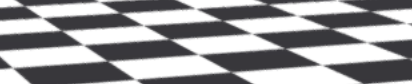
#> input picture tabish/samples/shutter_stock/c.png, 412 x 84 px, found by its file name
$ python vanishing_points.py
#> lines starting #> are read from the running program, lines starting #| are printed output that depends on the picture; after the words box and inside, x2 and y2 are one past the last pixel; in counts of white or black regions, pixels touching at a corner belong together; long printed decimals are rounded
import cv2
import numpy as np
import math
from sklearn.cluster import KMeans

def compute_vanishing_point(group):
    intersections = []
    for i in range(len(group)):
        for j in range(i+1, len(group)):
            (x1, y1), (x2, y2), _ = group[i]
            (x3, y3), (x4, y4), _ = group[j]

            A = np.array([
                [x2 - x1, x3 - x4],
                [y2 - y1, y3 - y4]
            ])
            b = np.array([x3 - x1, y3 - y1])

            if np.linalg.matrix_rank(A) == 2:
                t = np.linalg.solve(A, b)
                xi = x1 + t[0] * (x2 - x1)
                yi = y1 + t[0] * (y2 - y1)
                intersections.append([xi, yi])

    if not intersections:
        raise ValueError("No valid line intersections found for vanishing point.")

    return np.mean(intersections, axis=0)

def get_camera_pose_from_vanishing_points(image_path, fx, fy, cx, cy):
    # Load image
#> called with image_path = 'c.png', fx = 800, fy = 800, cx = 320, cy = 240
    img = cv2.imread(image_path)
#> img is the input picture: shape (84, 412, 3); mean B, G, R 155.9, 153.8, 154.2
    if img is None:
        raise FileNotFoundError(f"Image not found: {image_path}")

    # Convert to grayscale
    gray = cv2.cvtColor(img, cv2.COLOR_BGR2GRAY)
    cv2.imshow('1. Grayscale Image', gray)

    # Apply Canny edge detection
    edges = cv2.Canny(gray, 50, 150, apertureSize=3)
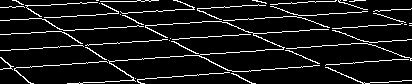
#> edges: shape (84, 412); 8.8% white in thin lines or dots
    cv2.imshow('2. Canny Edges', edges)

    # Detect lines using Probabilistic Hough Transform
    lines = cv2.HoughLinesP(edges, 1, np.pi / 180, threshold=80, minLineLength=50, maxLineGap=10)
#> lines = 14 rows, first 6: [3, 68, 411, 39], [83, 46, 411, 23], [96, 0, 252, 83], [61, 16, 241, 6], [6, 34, 176, 23], [132, 79, 312, 66]
    if lines is None:
        raise ValueError("No lines detected")

    # Initialize angle list and group list for clustering
    angles = []
    line_groups = []
    line_img = img.copy()

    for line in lines:
        x1, y1, x2, y2 = line[0]
        angle = math.atan2((y2 - y1), (x2 - x1))
        angles.append(angle)
        line_groups.append(((x1, y1), (x2, y2), angle))
        # Draw all detected lines
        cv2.line(line_img, (x1, y1), (x2, y2), (0, 255, 0), 1)
#> this loop made 14 passes
#> (x1, y1, x2, y2, angle) on passes 1 to 12: (3, 68, 411, 39, -0.071), (83, 46, 411, 23, -0.07), (96, 0, 252, 83, 0.489), (61, 16, 241, 6, -0.0555), (6, 34, 176, 23, -0.0646), (132, 79, 312, 66, -0.0721), (177, 0, 365, 83, 0.416), (169, 24, 396, 9, -0.066), (211, 7, 354, 0, -0.0489), (255, 0, 411, 60, 0.367), (0, 50, 196, 37, -0.0662), (15, 0, 110, 61, 0.571)
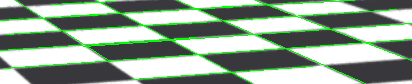
#> line_img: shape (84, 412, 3); 7.31% of pixels changed, all inside (x1, y1, x2, y2) = (0, 0, 412, 84)
#> after the loop, angles = [-0.071, -0.07, 0.489, -0.0555, -0.0646, -0.0721, 0.416, -0.066, -0.0489, 0.367, -0.0662, 0.571, -0.0468, -0.0565]; line_groups = 14 items

    cv2.imshow('3. All Detected Lines', line_img)

    # Cluster lines based on angle using KMeans (2 dominant directions)
    X = np.array(angles).reshape(-1, 1)
#> X has the same summary as angles
    kmeans = KMeans(n_clusters=2, n_init=10).fit(X)
    labels = kmeans.labels_
#> labels = [0, 0, 1, 0, 0, 0, 1, 0, 0, 1, 0, 1, 0, 0]

    # Separate the lines into two groups
    group1 = [line_groups[i] for i in range(len(line_groups)) if labels[i] == 0]
#> group1 = 10 items
    group2 = [line_groups[i] for i in range(len(line_groups)) if labels[i] == 1]
#> group2 = [((96, 0), (252, 83), 0.489), ((177, 0), (365, 83), 0.416), ((255, 0), (411, 60), 0.367), ((15, 0), (110, 61), 0.571)]

    # Draw clustered lines
    clustered_img = img.copy()
    for (x1, y1), (x2, y2), _ in group1:
        cv2.line(clustered_img, (x1, y1), (x2, y2), (255, 0, 0), 1)  # Blue lines
#> this loop made 10 passes
#> (x1, y1, x2, y2) on passes 1 to 10: (3, 68, 411, 39), (83, 46, 411, 23), (61, 16, 241, 6), (6, 34, 176, 23), (132, 79, 312, 66), (169, 24, 396, 9), (211, 7, 354, 0), (0, 50, 196, 37), (51, 4, 115, 1), (0, 20, 106, 14)
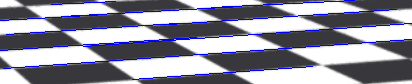
#> clustered_img: shape (84, 412, 3); 5.69% of pixels changed, all inside (x1, y1, x2, y2) = (0, 0, 412, 80)
    for (x1, y1), (x2, y2), _ in group2:
        cv2.line(clustered_img, (x1, y1), (x2, y2), (0, 0, 255), 1)  # Red lines
#> this loop made 4 passes
#> (x1, x2, y2) on passes 1 to 4: (96, 252, 83), (177, 365, 83), (255, 411, 60), (15, 110, 61)
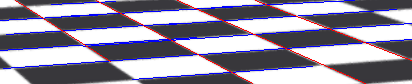
#> clustered_img: shape (84, 412, 3); 1.73% of pixels changed, all inside (x1, y1, x2, y2) = (15, 0, 412, 84)
    cv2.imshow('4. Clustered Line Groups (Blue & Red)', clustered_img)

    # Compute vanishing points for each group
    vp1 = compute_vanishing_point(group1)
#> the loop in compute_vanishing_point, `for i in range(len(group)):` made 10 passes
#> after the loop in compute_vanishing_point, `for i in range(len(group)):`: intersections = 45 pairs, first value 311.9 to 59993.8, second value -3929.2 to 18.19
#> vp1 = [5201.6, -303.2]
    vp2 = compute_vanishing_point(group2)
#> the loop in compute_vanishing_point (call 2), `for i in range(len(group)):` made 4 passes
#> vp2 = [-338.3, -229]
    print(f"The 2 vanishing points found are: {vp1} and {vp2}.")
#| The 2 vanishing points found are: [5201.600 -303.192] and [-338.288 -229.034].

    # Draw vanishing points on image
    vp_img = img.copy()
    cv2.circle(vp_img, tuple(np.int32(vp1)), 8, (0, 255, 255), -1)
    cv2.circle(vp_img, tuple(np.int32(vp2)), 8, (255, 255, 0), -1)
    cv2.imshow('5. Vanishing Points (Yellow & Cyan)', vp_img)

    # Camera matrix
    K_mat = np.array([[fx, 0, cx],
                      [0, fy, cy],
                      [0,  0,  1]])
    Kinv = np.linalg.inv(K_mat)

    # Convert vanishing points to direction vectors in camera space
    vp1_dir = Kinv @ np.array([vp1[0], vp1[1], 1.0])
#> vp1_dir = [6.1, -0.679, 1]
    vp2_dir = Kinv @ np.array([vp2[0], vp2[1], 1.0])
#> vp2_dir = [-0.823, -0.586, 1]

    vp1_dir /= np.linalg.norm(vp1_dir)
#> vp1_dir = [0.981, -0.109, 0.161]
    vp2_dir /= np.linalg.norm(vp2_dir)
#> vp2_dir = [-0.579, -0.412, 0.703]

    # Decide X and Y axes directions
    if np.abs(vp1[0] - cx) > np.abs(vp2[0] - cx):
        x_dir = vp1_dir
#> x_dir = [0.981, -0.109, 0.161]
        y_dir = vp2_dir
#> y_dir = [-0.579, -0.412, 0.703]
    else:
        x_dir = vp2_dir
        y_dir = vp1_dir

    # Z direction is cross product of X and Y
    z_dir = np.cross(x_dir, y_dir)
#> z_dir = [-0.0105, -0.783, -0.468]
    z_dir /= np.linalg.norm(z_dir)
#> z_dir = [-0.0115, -0.858, -0.513]

    # Rotation matrix from world to camera
    R = np.column_stack((x_dir, y_dir, z_dir))
#> R = [[0.981, -0.579, -0.0115], [-0.109, -0.412, -0.858], [0.161, 0.703, -0.513]]

    # Fake translation (not real depth): assume camera looking at Z=0 from above
    t = -R.T @ np.array([0, 0, 1])
#> t = [-0.161, -0.703, 0.513]

    # Convert rotation matrix to Euler angles
    pitch = math.degrees(math.asin(-R[2, 0]))
#> pitch = -9.25
    roll = math.degrees(math.atan2(R[2, 1], R[2, 2]))
#> roll = 126.1
    yaw = math.degrees(math.atan2(R[1, 0], R[0, 0]))
#> yaw = -6.35

    # Print pose
    print(f"\nRotation (degrees):\n  Roll:  {roll:.2f}\n  Pitch: {pitch:.2f}\n  Yaw:   {yaw:.2f}")
#| Rotation (degrees):
#|   Roll:  126.09
#|   Pitch: -9.25
#|   Yaw:   -6.35
    print(f"Translation (approximate direction):\n  x: {t[0]:.2f}, y: {t[1]:.2f}, z: {t[2]:.2f}")
#| Translation (approximate direction):
#|   x: -0.16, y: -0.70, z: 0.51

    # Wait and close all windows
    cv2.waitKey(0)
    cv2.destroyAllWindows()

    return R, t, roll, pitch, yaw

# Example usage:
fx, fy, cx, cy = 800, 800, 320, 240
image_path = "c.png"
get_camera_pose_from_vanishing_points(image_path, fx, fy, cx, cy)

$ run again, with tabish/samples/shutter_stock/b.png copied over tabish/samples/shutter_stock/c.png
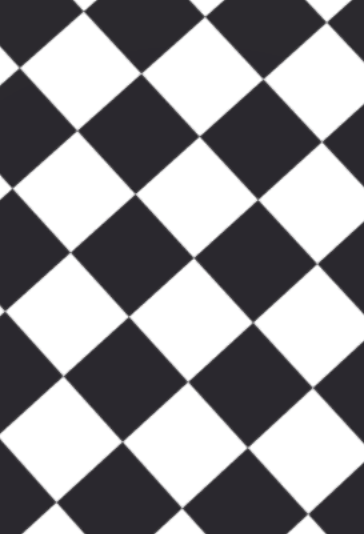
#> input picture tabish/samples/shutter_stock/b.png, 364 x 534 px, found by its file name
#> in get_camera_pose_from_vanishing_points, img is the input picture: shape (534, 364, 3); mean B, G, R 146.8, 143.8, 144.9
#> in get_camera_pose_from_vanishing_points, `edges = cv2.Canny(gray, 50, 150, apertureSize=3)`:
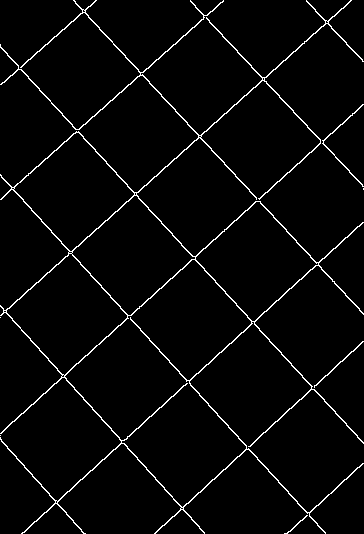
#> edges: shape (534, 364); 3.2% white in thin lines or dots
#> lines = 28 rows, first 6: [0, 315, 350, 0], [4, 429, 355, 112], [75, 3, 334, 281], [11, 186, 318, 526], [1, 315, 351, 0], [0, 306, 204, 532]
#> the loop in get_camera_pose_from_vanishing_points, `for line in lines:` made 28 passes
#> (x1, y1, x2, y2, angle) on passes 1 to 8: (0, 315, 350, 0, -0.733), (4, 429, 355, 112, -0.735), (75, 3, 334, 281, 0.821), (11, 186, 318, 526, 0.836), (1, 315, 351, 0, -0.733), (0, 306, 204, 532, 0.837), (13, 189, 223, 0, -0.733), (174, 516, 362, 341, -0.75)
#> after the loop in get_camera_pose_from_vanishing_points, `for line in lines:`: angles = 28 values, max 0.838 at index 19, min -0.751 at index 27, mean -0.00827; line_groups = 28 items
#> X has the same summary as angles
#> labels = 28 values, max 1 at index 0, min 0 at index 2, mean 0.536
#> group1 = 13 items
#> group2 = 15 items
#> the loop in get_camera_pose_from_vanishing_points, `for (x1, y1), (x2, y2), _ in group1:` made 13 passes
#> (x1, y1, x2, y2) on passes 1 to 8: (75, 3, 334, 281), (11, 186, 318, 526), (0, 306, 204, 532), (249, 191, 363, 314), (0, 45, 138, 198), (190, 0, 363, 186), (0, 175, 159, 351), (120, 306, 325, 533)
#> the loop in get_camera_pose_from_vanishing_points, `for (x1, y1), (x2, y2), _ in group2:` made 15 passes
#> (x1, y1, x2, y2) on passes 1 to 8: (0, 315, 350, 0), (4, 429, 355, 112), (1, 315, 351, 0), (13, 189, 223, 0), (174, 516, 362, 341), (21, 533, 208, 364), (101, 460, 301, 279), (245, 210, 362, 104)
#> after the loop in get_camera_pose_from_vanishing_points, `for (x1, y1), (x2, y2), _ in group2:`:
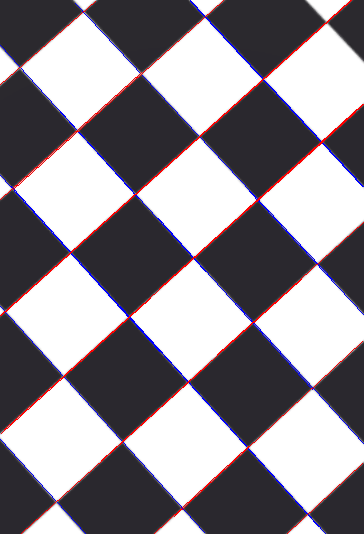
#> clustered_img: shape (534, 364, 3); mean B, G, R 145.9, 139.9, 144.6
#> the loop in compute_vanishing_point, `for i in range(len(group)):` made 13 passes
#> after the loop in compute_vanishing_point, `for i in range(len(group)):`: intersections = 78 pairs, first value -376287.3 to 306153, second value -416561.3 to 339475.5
#> vp1 = [1023.3, 1268.2]
#> the loop in compute_vanishing_point (call 2), `for i in range(len(group)):` made 15 passes
#> vp2 = [21301.6, -18821.4]
#| The 2 vanishing points found are: [1023.318 1268.239] and [ 21301.557 -18821.431 ].
#> in get_camera_pose_from_vanishing_points, `vp1_dir = Kinv @ np.array([vp1[0], vp1[1], 1.0])`: vp1_dir = [0.879, 1.29, 1]
#> in get_camera_pose_from_vanishing_points, `vp2_dir = Kinv @ np.array([vp2[0], vp2[1], 1.0])`: vp2_dir = [26.23, -23.83, 1]
#> in get_camera_pose_from_vanishing_points, `vp1_dir /= np.linalg.norm(vp1_dir)`: vp1_dir = [0.475, 0.695, 0.54]
#> in get_camera_pose_from_vanishing_points, `vp2_dir /= np.linalg.norm(vp2_dir)`: vp2_dir = [0.74, -0.672, 0.0282]
#> y_dir = [0.475, 0.695, 0.54]
#> in get_camera_pose_from_vanishing_points, `z_dir = np.cross(x_dir, y_dir)`: z_dir = [-0.383, -0.386, 0.833]
#> in get_camera_pose_from_vanishing_points, `z_dir /= np.linalg.norm(z_dir)`: z_dir = [-0.385, -0.388, 0.837]
#> R = [[0.74, 0.475, -0.385], [-0.672, 0.695, -0.388], [0.0282, 0.54, 0.837]]
#> t = [-0.0282, -0.54, -0.837]
#> pitch = -1.62
#> roll = 32.83
#> yaw = -42.25
#| Rotation (degrees):
#|   Roll:  32.83
#|   Pitch: -1.62
#|   Yaw:   -42.25
#| Translation (approximate direction):
#|   x: -0.03, y: -0.54, z: -0.84
